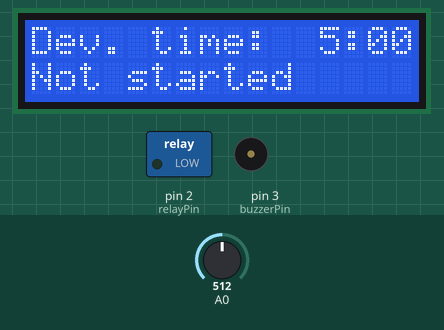
Simulated run of this sketch. Board: Arduino Uno, built with avr-gcc and run on an emulated ATmega328P. On the bench: 16×2 character LCD, switched loads named in the sketch (green lamp = pin HIGH), buzzer (waves = sounding, pin HIGH). Inputs (shaded band) come from the test bench; at power-on: A0 = 512.

Above: at 1.2 s.
1.3 s: A0 set to 635
2.8 s: A0 set to 661
At 3.6 s:
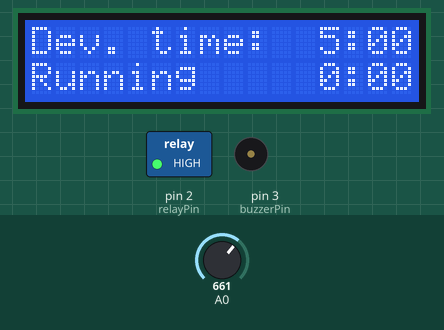
5.8 s: A0 set to 440
At 6.3 s:
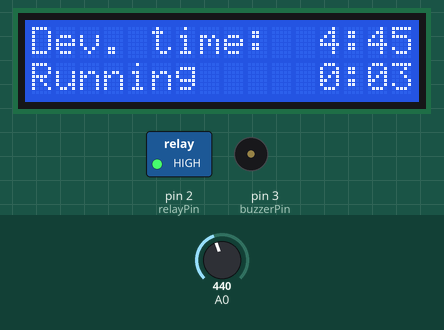
Timing chart, 0 to 8.8 s (numbered marks = the images above; inputs shaded):
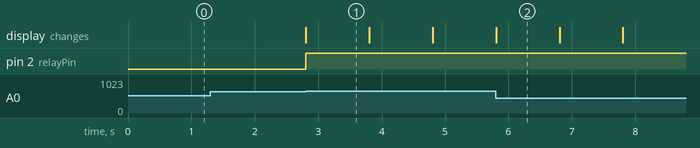

The sketch:

devtank-roller.ino
```cpp
#include <LiquidCrystal.h>

// select the pins used on the LCD panel
LiquidCrystal lcd(8, 9, 4, 5, 6, 7);

// define some values used by the panel and buttons
int lcd_key     = 0;
int adc_key_in  = 0;
#define btnRIGHT  0
#define btnUP     1
#define btnDOWN   2
#define btnLEFT   3
#define btnSELECT 4
#define btnNONE   5
int button = btnNONE;
int lastButton = btnNONE;

// read the buttons
int read_LCD_buttons()
{
  adc_key_in = analogRead(0);
  // my buttons when read are centered at these valies: 0, 144, 329, 504, 741
  // we add approx 50 to those values and check to see if we are close
  button = btnNONE;
  if (adc_key_in < 50)
  {
    button = btnRIGHT;
  }
  else if (adc_key_in < 250)
  {
    button = btnUP;
  }
  else if (adc_key_in < 450)
  {
    button = btnDOWN;
  }
  else if (adc_key_in < 650)
  {
    button = btnLEFT;
  }
  else if (adc_key_in < 850)
  {
    button = btnSELECT;
  }

  // If the button changed, due to noise or pressing:
  if (button != lastButton)
  {
    lastButton = button;
    return button;
  }

  return btnNONE;
}

const int relayPin =  2;
const int buzzerPin = 3;

// timer
bool running = false;
bool finished = false;
unsigned long devTime = 300; // default development time
unsigned long startTime;
String strTime;

void startRunning() {
  if (!running)
  {
    running = true;

    // activate relay
    digitalWrite(relayPin, HIGH);

    startTime = millis();
    lcd.setCursor(0,1);
    lcd.print("Running    ");
  }
}

void stopRunning() {
  if (running)
  {
    running = false;
    finished = true;

    // deactivate relay
    digitalWrite(relayPin, LOW);

    lcd.setCursor(0,1);
    lcd.print("Finished   ");
  }
}

String getTimeStr(int t)
{
  String strMins = String(t / 60);
  String strSecs = String(t % 60);
  if (t % 60 < 10)
  {
    return strMins + ":0" + strSecs;
  }
  else
  {
    return strMins + ":" + strSecs;
  }
}

void setup()
{
  // Start the LCD library
  lcd.begin(16, 2);

  lcd.setCursor(0,1);
  lcd.print("Not started");

  // Set the relay pin to output:
  pinMode(relayPin, OUTPUT);

  // Set the buzzer pin to output:
  pinMode(buzzerPin, OUTPUT);
}

void loop()
{
  // display dev time
  lcd.setCursor(0,0);
  lcd.print("Dev. time: ");
  strTime = getTimeStr(devTime);
  lcd.setCursor(16 - strTime.length(),0);
  lcd.print(strTime);


  if (running)
  {
    // display running time
    strTime = getTimeStr((millis() - startTime) / 1000);
    lcd.setCursor(16 - strTime.length(), 1);
    lcd.print(strTime);

    if (millis() > startTime + (devTime * 1000))
    {
      stopRunning();
    }
  }
  else if (finished)
  {
    // sound the buzzer
    digitalWrite(buzzerPin, HIGH);
    delay(50);
    digitalWrite(buzzerPin, LOW);
    delay(50);
  }

  lcd_key = read_LCD_buttons();
  switch (lcd_key)
  {
   case btnRIGHT:
     break;
   case btnLEFT:
     break;
   case btnUP:
     {
       devTime += 15;
       break;
     }
   case btnDOWN:
     {
       if (devTime >= 15)
       {
         devTime -= 15;
       }
       break;
     }
   case btnSELECT:
     {
       startRunning();
       break;
     }
   case btnNONE:
     break;
  }
}
```

Measured:
- the behaviour switches between 649 and 650 on A0 (found by bisection; images 0 and 1)
- after the input at 1.3 s, every drawn part: stays the same
- after the input at 2.8 s, pin 2 (relayPin): LOW → HIGH at once; the display: first changes at once (image 1 shows a later state)
- what the display in image 1 shows lasts 1.0 s, from 2.8 s to 3.8 s
